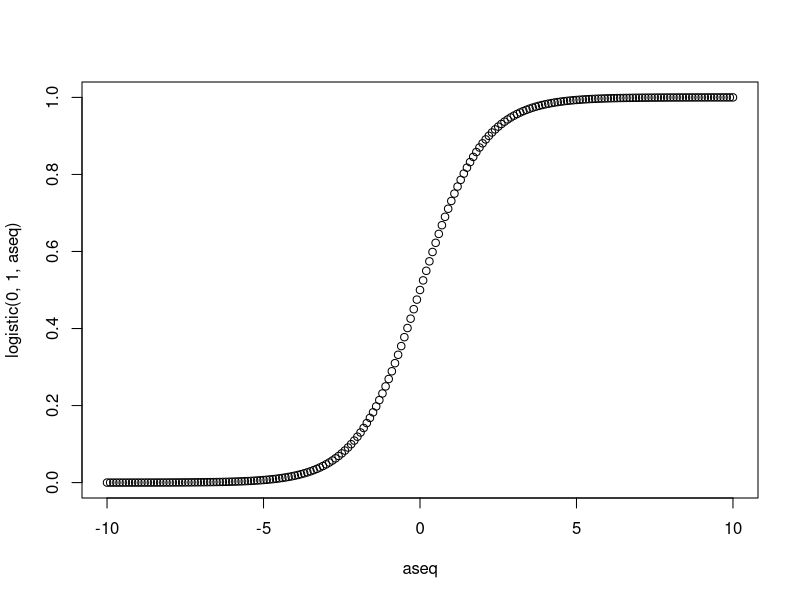

This figure's R source: (Note: this script raises an error after producing the figure.)
aseq = seq(-10, 10, by=0.1)
logistic = function(a=0, b=1, x=seq(0,1,by=0.1)) { return ( exp(a+b*x)/(1+exp(a+b*x)) ) }
logit = function(a=0, b=1, x=seq(0,1,by=0.1)) { return ( exp(a+b*x)/(1+exp(a+b*x)) ) }


plot(aseq, logistic(0, 1, aseq))
plot(aseq, logit())
